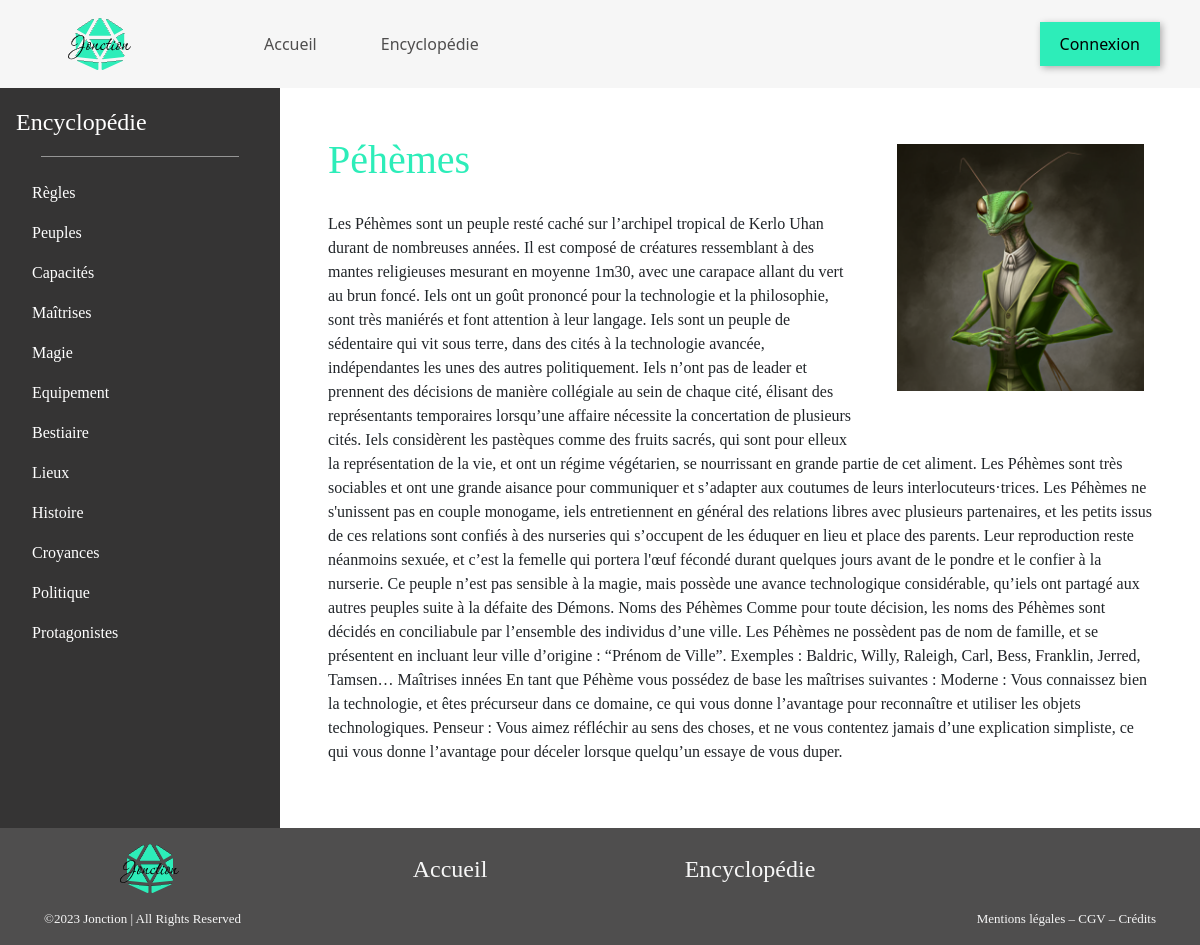
Page /article.php?id=2 on the committed database.
### tables this page shows
CREATE TABLE IF NOT EXISTS `categories` (
  `id` int NOT NULL AUTO_INCREMENT,
  `cat_name` varchar(45) DEFAULT NULL,
  PRIMARY KEY (`id`)
);

CREATE TABLE IF NOT EXISTS `images` (
  `id` int NOT NULL AUTO_INCREMENT,
  `img_name` varchar(45) DEFAULT NULL,
  `type` varchar(45) DEFAULT NULL,
  `alt` text,
  PRIMARY KEY (`id`)
);

CREATE TABLE IF NOT EXISTS `pages` (
  `id` int NOT NULL AUTO_INCREMENT,
  `title` varchar(45) DEFAULT NULL,
  `content` text,
  `images_id` int NOT NULL,
  PRIMARY KEY (`id`,`images_id`),
  KEY `fk_pages_images1_idx` (`images_id`)
);

### classes/Utils.php (called while the page is built, shortened)
<?php
class Utils
{
  public static function selectFrom(object $pdo, string $tableName): array
  {
    $stmt = $pdo->query("SELECT * FROM $tableName");
    $table = $stmt->fetchAll();
    return $table;
  }
}

### data/datas.php (called while the page is built, shortened)
<?php
require_once __DIR__ . '/../classes/Utils.php';
try {
    $pdo = Utils::newPDO();
} catch (PDOException) {
    http_response_code(500);
    echo "La connexion à la BDD a échoué";
    exit;
}
$categories = Utils::selectFrom($pdo, 'categories');
$stmt = $pdo->query
    ("SELECT images.*, categories.*, categories_has_pages.categories_id, pages.*
    FROM `pages`
    INNER JOIN categories_has_pages
    ON pages.id = categories_has_pages.pages_id
    INNER JOIN categories
    ON categories.id = categories_has_pages.categories_id
    INNER JOIN images
    ON images.id = pages.images_id");
$fullArticle = $stmt->fetchAll(PDO::FETCH_ASSOC);

### article.php (the view, shortened to what this page needs)
<?php
$title = 'Encyclopédie';
require_once __DIR__ . '/layout/header.php';
require_once __DIR__ . '/data/datas.php';
$id = intval($_GET['id']) ?? null;
$articlesIds = array_column($fullArticle, 'id');
$articleKey = array_search($id, $articlesIds);
$article = $fullArticle[$articleKey];
?>
<main class="main_sidebar">
<?php require_once __DIR__ . '/layout/sidebar.php' ?>
    <div class="article w-100 p-5">
        <div class="image_container">
            <img class="w-100" src="uploads/<?php echo $article['img_name']?>" alt="<?php echo $article['alt']?>">
        </div>
        <h1><?php echo $article['title']?></h1>
        <p><?php echo $article['content']?></p>
    </div>
</main>
<?php
require_once 'layout/footer.php';

### layout/sidebar.php
<?php require_once __DIR__ . '/../data/datas.php'; ?>
<div class="sidebar d-flex flex-column flex-shrink-0 p-3">
    <?php if ($title === 'Administration' || $title === 'Nouvel Article' || $title === 'Éditeur') { ?>
        <a href="admin.php" class="d-flex align-items-center mb-3 mb-md-0 me-md-auto text-white text-decoration-none">
            <span class="fs-4">
                <?php echo 'Administration';
    } else { ?>
        <a href="encyclopedie.php" class="d-flex align-items-center mb-3 mb-md-0 me-md-auto text-white text-decoration-none">
            <span class="fs-4">
                <?php echo 'Encyclopédie' ;
            } ?>
            </span>
        </a>
    <hr>
    <ul class="nav flex-column mb-auto">
    <?php foreach ($categories as $categorie) { ?>
        <li class="nav-item">
            <a href="categorie.php?name=<?php echo $categorie['cat_name']?>" class="nav-link <?php echo ($title === $categorie['cat_name']) ? 'nav_highlight' : 'text-white' ?>" aria-current="page"><?php echo $categorie['cat_name'] ?></a>
        </li>
    <?php } ?>
    </ul>
</div>

### assets/style.css (style rules this page uses)
main { font-family: 'Alegreya',Georgia,"Times New Roman",serif; }
.main_sidebar { display: flex; flex-wrap: nowrap; min-height: 80vh; }
hr { width: 10%; margin: 1rem auto !important; opacity: .5 !important; }
.sidebar { background-color: #353434; width: 280px; }
.sidebar hr { color: #f6f6f6; width: 80%; }
.article .image_container { max-width: 30%; float: right; margin: 1% 1% 5% 5%; }
.article h1 { color: #2dedb9; padding: 0 0 20px 0; }

### rows in the picture
categories: cat_name "Règles"
categories: cat_name "Peuples"
categories: cat_name "Capacités"
categories: cat_name "Maîtrises"
categories: cat_name "Magie"
categories: cat_name "Equipement"
categories: cat_name "Bestiaire"
categories: cat_name "Lieux"
categories: cat_name "Histoire"
categories: cat_name "Croyances"
categories: cat_name "Politique"
categories: cat_name "Protagonistes"
images: img_name (picture)
pages: title "Péhèmes", content "Les Péhèmes sont un peuple resté caché sur l’archipel tropical de Kerlo Uhan durant de nombreuses années. Il est composé de créatures ressemblant à des mantes religieuses mesurant en moyenne 1m30, avec une carapace allant du vert au brun foncé. Iels ont un goût prononcé pour la technologie et la philosophie, sont très maniérés et font attention à leur langage. Iels sont un peuple de sédentaire qui vit sous terre, dans des cités à la technologie avancée, indépendantes les unes des autres politiquement. Iels n’ont pas de leader et prennent des décisions de manière collégiale au sein de chaque cité, élisant des représentants temporaires lorsqu’une affaire nécessite la concertation de plusieurs…"
